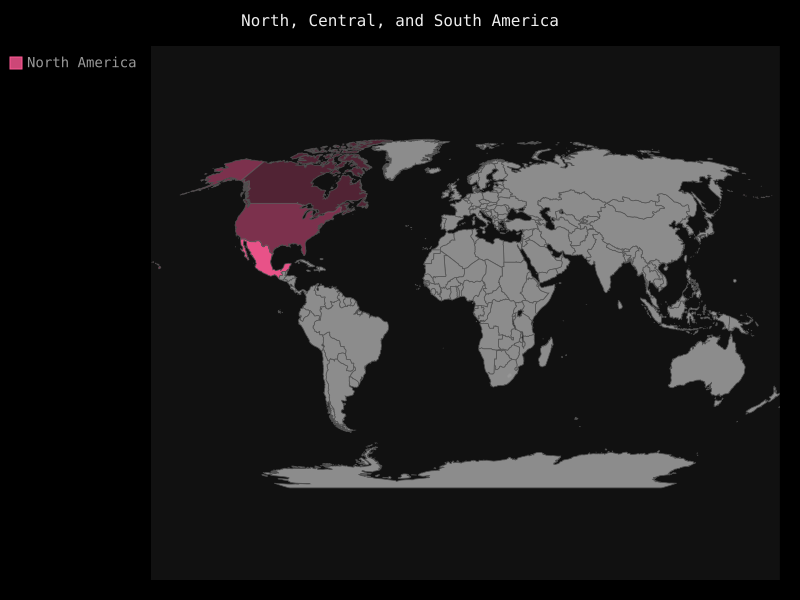

Here is the Python script that generated this plot:
import pygal

wm = pygal.Worldmap()
wm.title = 'North, Central, and South America'

wm.add('North America', {'ca': 34126000, 'mx': 309349000, 'us': 113423000})
# wm.add('Central America', ['bz', 'cr', 'gt', 'hn', 'ni', 'pa', 'sv'])
# wm.add('Central America', ['ar', 'bo', 'br', 'cl', 'cu', 'ec', 'gf', 'gy', 'pe', 'py', 'sr', 'uy', 've',])

wm.render_to_file('americas.svg')
